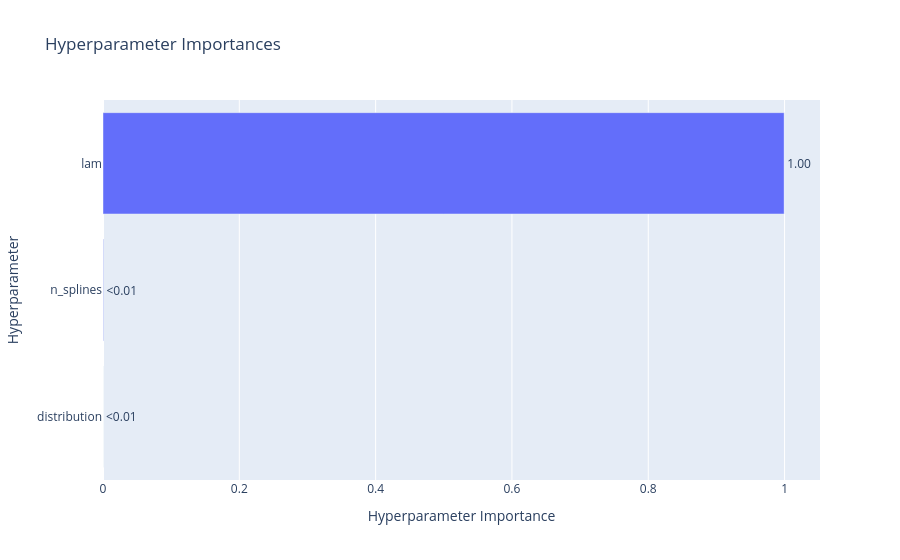

Source (notebook cell):
### Markdown cell above
#### **Hyperparameter importance**

### Code cell
plot_param_importances(study_gam)

### Figure 1 — Plotly figure (JSON) as saved in the notebook; plotly's stock layout.template omitted (floating-point values rounded to 4 significant figures)
{"data": [{"cliponaxis": false, "hovertemplate": ["distribution (CategoricalDistribution): 1.0539625776085277e-15<extra></extra>", "n_splines (IntDistribution): 0.0006166718260702089<extra></extra>", "lam (FloatDistribution): 0.9993833281739286<extra></extra>"], "name": "Objective Value", "orientation": "h", "text": ["<0.01", "<0.01", "1.00"], "textposition": "outside", "type": "bar", "x": [1.054e-15, 0.0006167, 0.9994], "y": ["distribution", "n_splines", "lam"]}], "layout": {"title": {"text": "Hyperparameter Importances"}, "xaxis": {"title": {"text": "Hyperparameter Importance"}}, "yaxis": {"title": {"text": "Hyperparameter"}}}}
